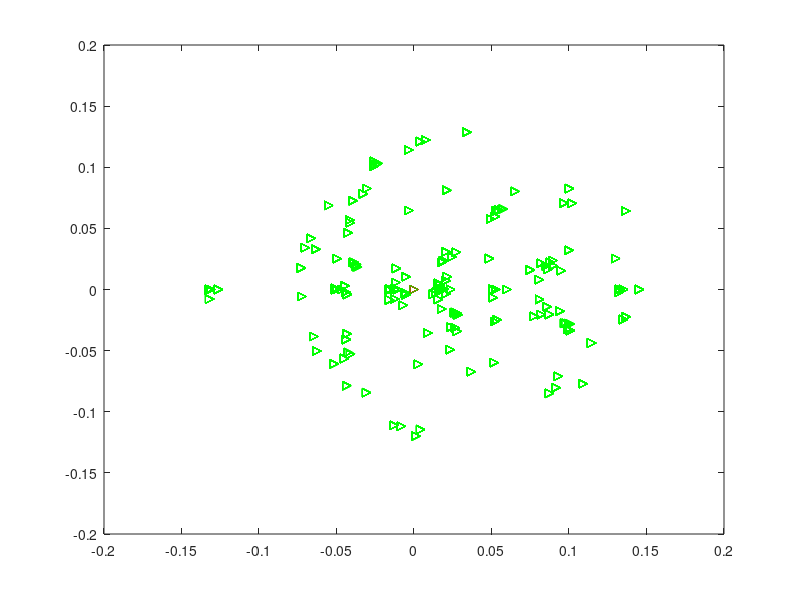
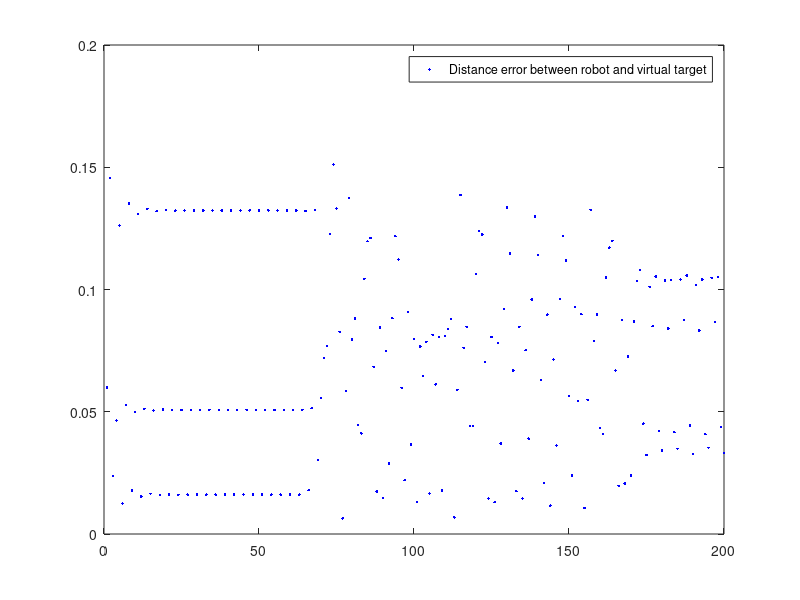
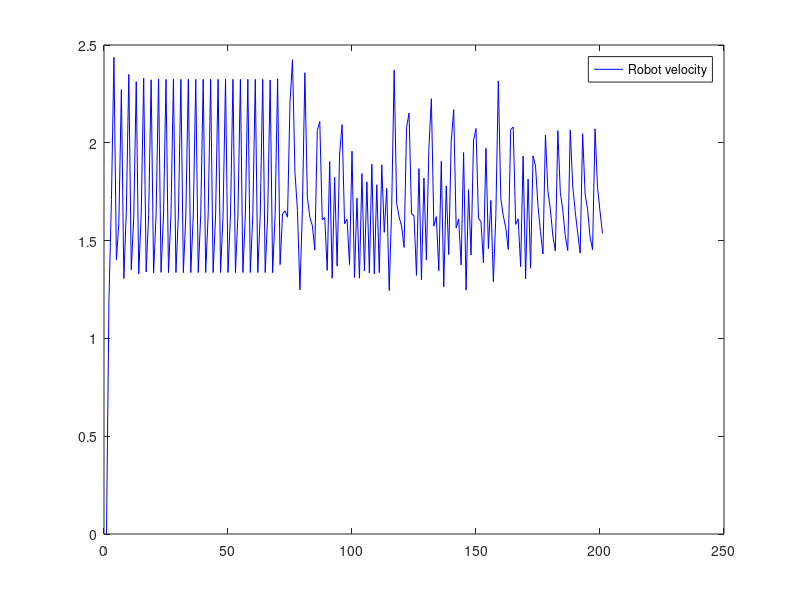
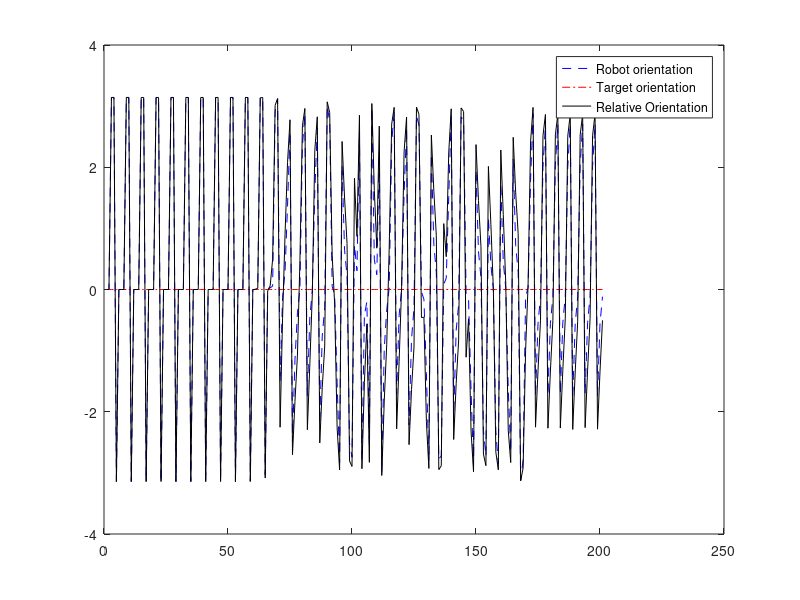

Recreate these plots in MATLAB, in order.
% CPE470/670 Project 2: Potential Field Path Planning
% ========Set parameters for simulation============
clc,clear
close all
n = 2; % Number of dimensions
delta_t = 0.05; % Set time step
t = 0:delta_t:10;% Set total simulation time
lambda = 8.5; % Set scaling factor of attractive potential field
vr_max = 50; % Set maximum of robot velocity

%==================Set VIRTUAL TARGET=================
qv = zeros (length(t),n); %Initial positions of virtual target
pv = 1.2; %Set velocity of virtual target
theta_t = zeros (length(t),1); % Initial heading of the virtual target

%===========Set ROBOT =================
%Set initial state of robot (robot)
qr = zeros (length(t),n); %initial position of robot
v_rd = zeros (length(t),1); %Initial velocity of robot
theta_r = zeros (length(t),1); % Initial heading of the robot

%============Set relative states between robot and VIRTUAL TARGE T=================
qrv = zeros (length(t),n); %Save relative positions  between robot and virtual target
prv = zeros(length(t),n); %Save relative velocities between robot and virtual target

%====Compute initial relative states between robot and virtual target====
qrv(1,:) = qv(1,:) - qr(1,:);%Compute the initial relative position

%Compute the initial relative velocity
prv(1,:) = [pv*cos(theta_t(1))-v_rd(1)*cos(theta_r(1)),
pv*sin(theta_t(1))-v_rd(1)*sin(theta_r(1))];

%====Set noise mean and standard deviation====
noise_mean = 0.5;
noise_std = 0.5; %try 0.2 also

%=========MAIN PROGRAM==================
for i =2:length(t)
    %++++++++++CIRCULAR TRAJECTORY+++++++++++
    %Set target trajectory moving in CIRCULAR trajectory WITHOUT noise
    %qv_x = 60 - 15*cos(t(i));
    %qv_y = 30 + 15*sin(t(i));
    %qv(i,:) = [qv_x, qv_y]; %compute position of virtual target
    %Set target trajectory moving in CIRCULAR trajectory WITH noise
    %qv_x = 60 - 15*cos(t(i))+ noise_std * randn + noise_mean;
    %qv_y = 30 + 15*sin(t(i)) + noise_std * randn + noise_mean;
    %qv(i,:) = [qv_x, qv_y]; %compute position of target

    %+++++++++++++SINE TRAJECTORY++++++++++
    %set target trajectory moving in SINE trajectory WITHOUT noise
    %qv_x = t(i) 
    %qv_y = 4*sin(4*t(i)) 
    %qv(i,:) = [qv_x, qv_y];
    %set target trajectory moving in SINE trajectory WITH noise
    %qv_x = t(i) + noise_std * randn + noise_mean;
    %qv_y = 2*sin(t(i)) + noise_std * randn + noise_mean;
    %qv(i,:) = [qv_x, qv_y];

    %+++++++++++++++++++ LINEAR TRAJECTORY ++++++++++
    % set target trajectory moving in LINEAR trajectory WITHOUT noise
    %qv_x = t(i);
    %qv_y = t(i);
    %qv(i,:) = [qv_x, qv_y];
    % set target trajectory moving in LINEAR trajectory WITH noise
    %qv_x = t(i) + noise_std * randn + noise_mean;
    %qv_y = t(i) + noise_std * randn + noise_mean;
    %qv(i,:) = [qv_x, qv_y];

    %Compute the target heading
    qt_diff(i,:) = qv(i,:)- qv(i-1,:);
    theta_t(i) = atan2(qt_diff(i,2),qt_diff(i,1));
    Phi(i) = atan2(qrv(i-1,2), qrv(i-1,1));
    v_rd(i) = sqrt(pv^2 + 2*lambda*norm(qrv(i-1,:))*pv*abs(cos(theta_t(i) - Phi(i))) + (lambda^2) * norm(qrv(i-1,:))^2);
    if(norm(v_rd(i)) >= pv)
    theta_r(i) = Phi(i) + asin((pv*sin(theta_t(i) - Phi(i)))/norm(v_rd(i)));
    end
    %======UPDATE position and velocity of robot===========
    qr(i,:) = qr(i-1,:) + v_rd(i)*delta_t*[cos(theta_r(i-1)), sin(theta_r(i-1))];
    qrv(i,:) = qv(i,:) - qr(i,:);
    prv(i,:) = [pv*cos(theta_t(i))-v_rd(i)*cos(theta_r(i)), pv*sin(theta_t(i))-v_rd(i)*sin(theta_r(i))];
    error(i) = norm(qv(i,:)-qr(i,:));
    %plot postions qv of virtual target
    plot(qv(:,1),qv(:,2),'r>')
    hold on
    %plot postions qv of robot
    plot(qr(:,1),qr(:,2),'g>')
    M = getframe(gca);
    %mov = addframe(mov,M);
end

figure(2), plot(error(2:length(t)), 'b.')
legend('Distance error between robot and virtual target')
figure(3), plot(v_rd, 'b')
legend('Robot velocity')
figure(4), plot(theta_r, '--b')
hold on
plot(theta_t, '-.r')
hold on
plot(Phi, 'k')
legend('Robot orientation', 'Target orientation', 'Relative Orientation')

